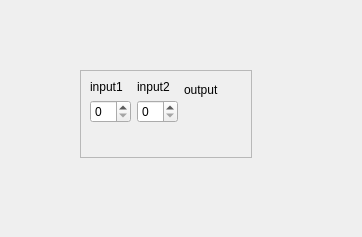
<?xml version="1.0" encoding="UTF-8"?>
<ui version="4.0">
 <class>Widget</class>
 <widget class="QWidget" name="Widget">
  <property name="geometry">
   <rect>
    <x>0</x>
    <y>0</y>
    <width>362</width>
    <height>237</height>
   </rect>
  </property>
  <property name="windowTitle">
   <string>Widget</string>
  </property>
  <widget class="QFrame" name="frame">
   <property name="geometry">
    <rect>
     <x>80</x>
     <y>70</y>
     <width>172</width>
     <height>88</height>
    </rect>
   </property>
   <property name="frameShape">
    <enum>QFrame::StyledPanel</enum>
   </property>
   <property name="frameShadow">
    <enum>QFrame::Raised</enum>
   </property>
   <layout class="QGridLayout" name="gridLayout">
    <item row="0" column="0">
     <layout class="QVBoxLayout" name="verticalLayout">
      <item>
       <widget class="QLabel" name="label">
        <property name="text">
         <string>input1</string>
        </property>
       </widget>
      </item>
      <item>
       <widget class="QSpinBox" name="inputSpinBox1"/>
      </item>
     </layout>
    </item>
    <item row="0" column="1">
     <layout class="QVBoxLayout" name="verticalLayout_2">
      <item>
       <widget class="QLabel" name="label_2">
        <property name="text">
         <string>input2</string>
        </property>
       </widget>
      </item>
      <item>
       <widget class="QSpinBox" name="inputSpinBox2"/>
      </item>
     </layout>
    </item>
    <item row="0" column="2">
     <layout class="QVBoxLayout" name="verticalLayout_3">
      <item>
       <widget class="QLabel" name="label_3">
        <property name="text">
         <string>output</string>
        </property>
       </widget>
      </item>
      <item>
       <widget class="QLabel" name="outputWidget">
        <property name="text">
         <string/>
        </property>
       </widget>
      </item>
     </layout>
    </item>
    <item row="0" column="3">
     <spacer name="horizontalSpacer">
      <property name="orientation">
       <enum>Qt::Horizontal</enum>
      </property>
      <property name="sizeHint" stdset="0">
       <size>
        <width>45</width>
        <height>20</height>
       </size>
      </property>
     </spacer>
    </item>
    <item row="1" column="0">
     <spacer name="verticalSpacer">
      <property name="orientation">
       <enum>Qt::Vertical</enum>
      </property>
      <property name="sizeHint" stdset="0">
       <size>
        <width>20</width>
        <height>28</height>
       </size>
      </property>
     </spacer>
    </item>
   </layout>
  </widget>
 </widget>
 <resources/>
 <connections/>
</ui>
